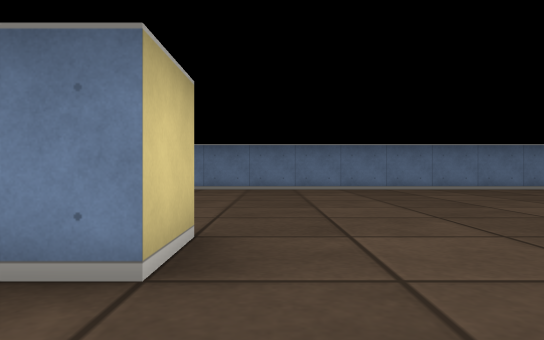
View 1 (above)

23 first-person views from a walk through a cub3D level. The camera is about half as high as the walls, looks level and sees 70° across. The floor is counted in squares. Each view is taken from the middle of a square. On the plan, view 1 faces up. The plan holds only what a view shows up to about 9 squares ahead; the rest is blank.

View 2
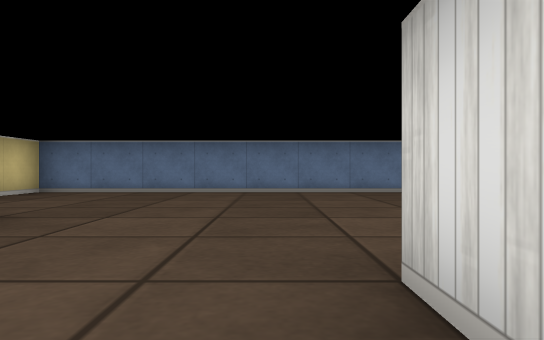

View 3
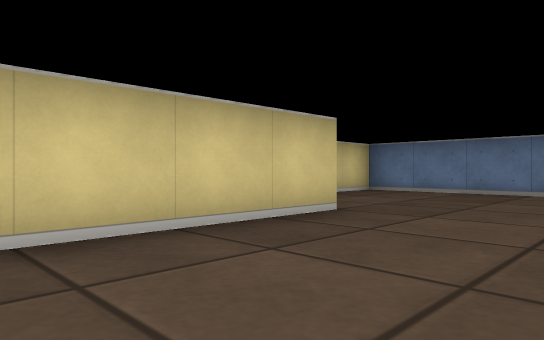

View 4
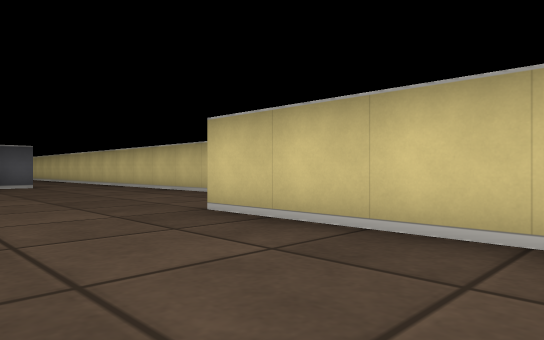

View 5
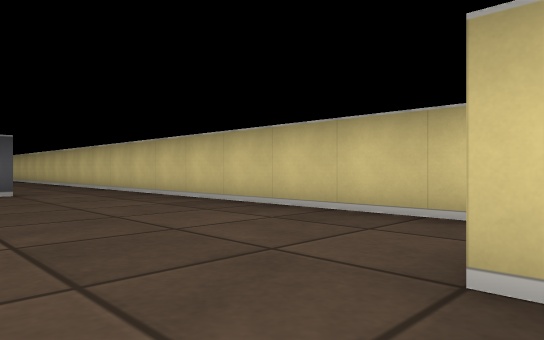

View 6
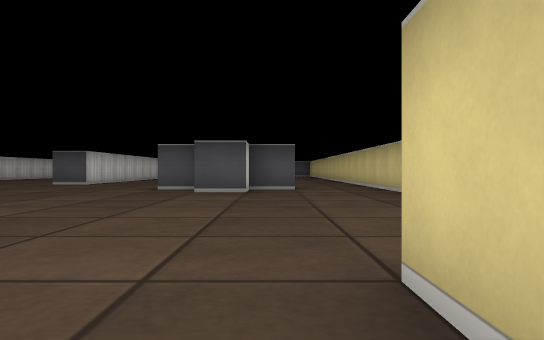

View 7
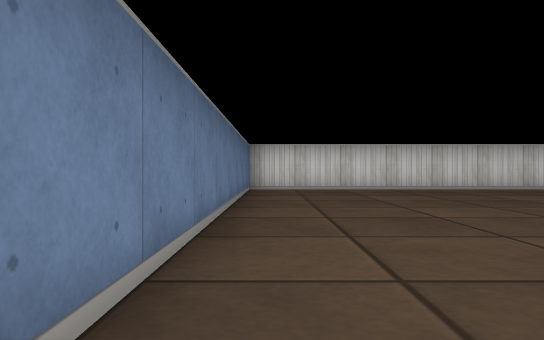

View 8
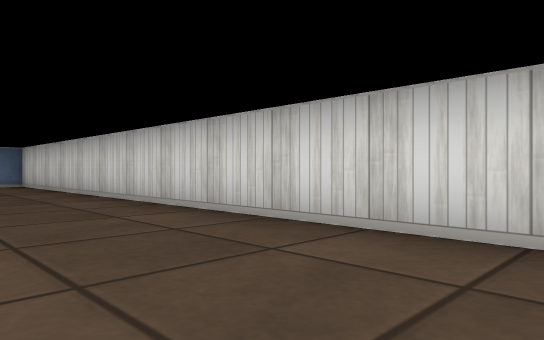

View 9
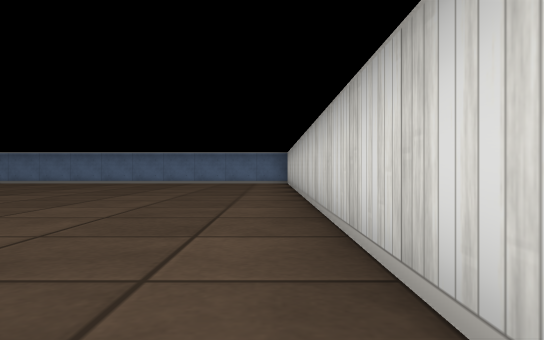

View 10
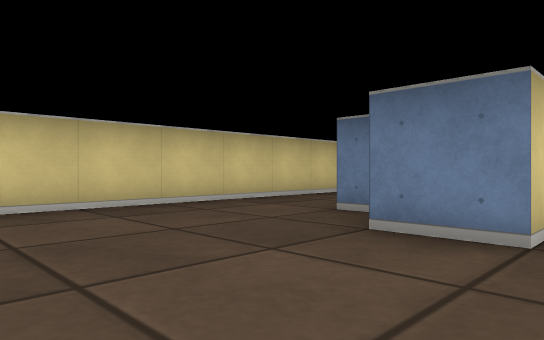

View 11
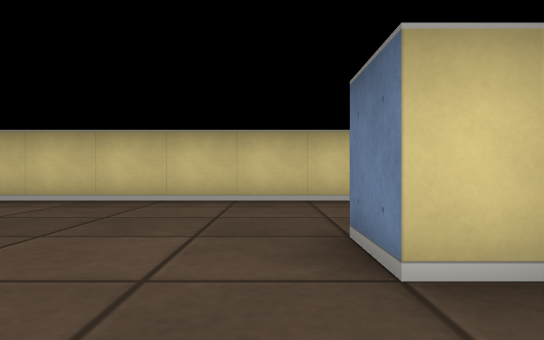

View 12
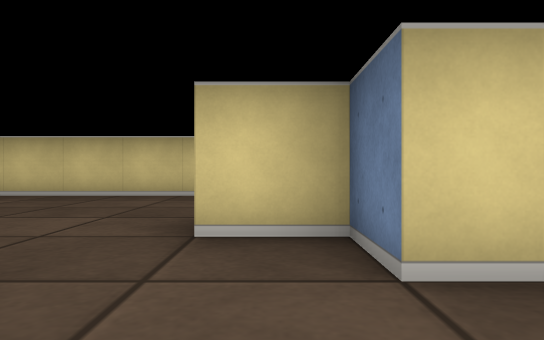

View 13
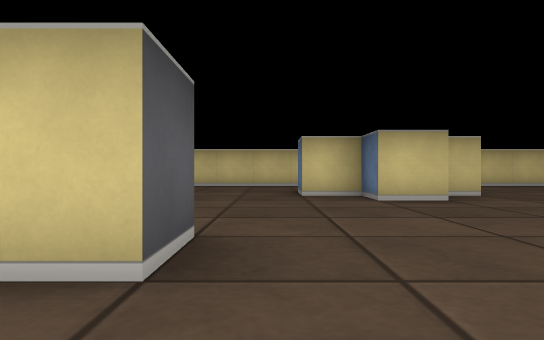

View 14
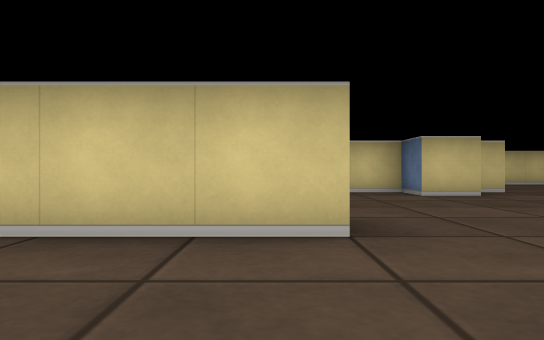

View 15
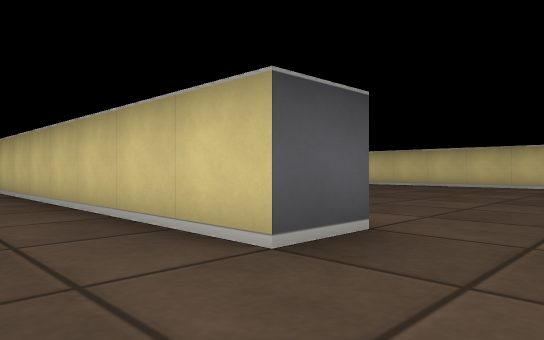

View 16
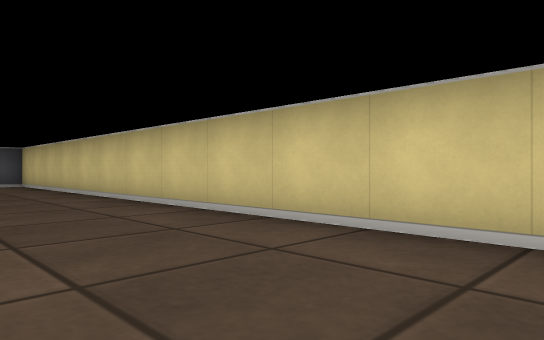

View 17
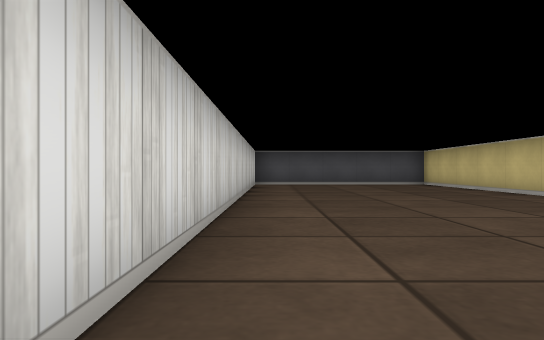

View 18
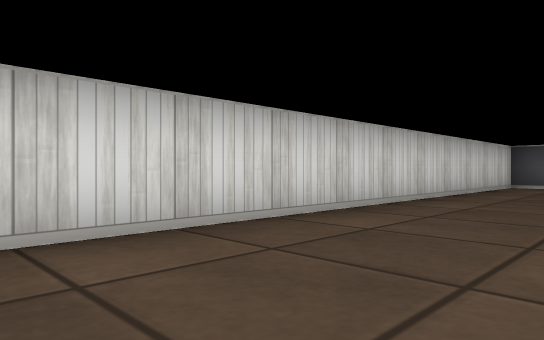

View 19
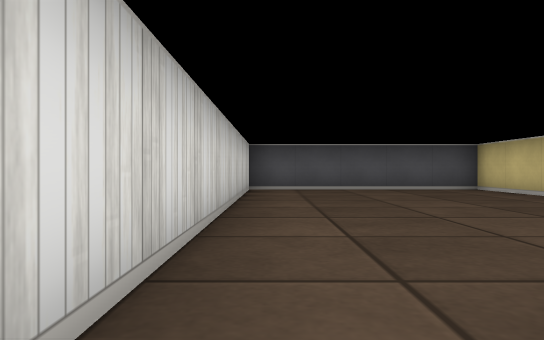

View 20
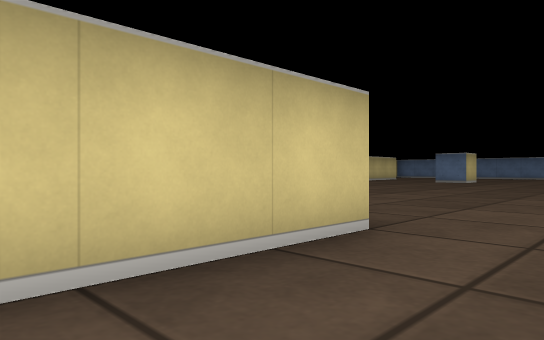

View 21
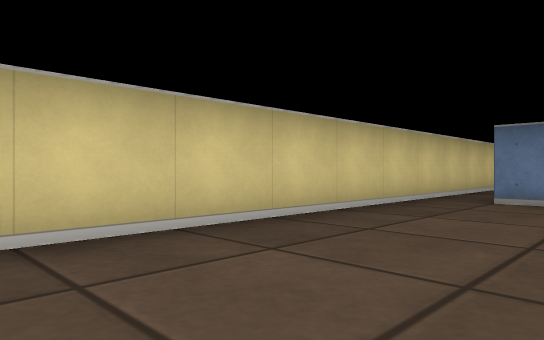

View 22
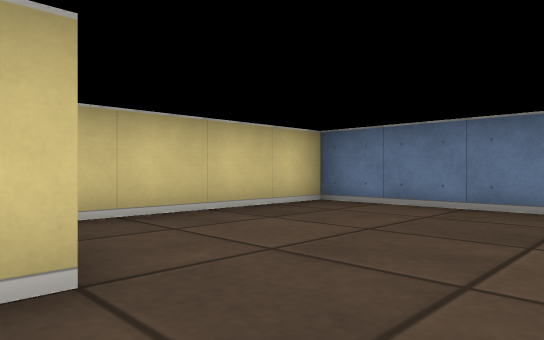

View 23
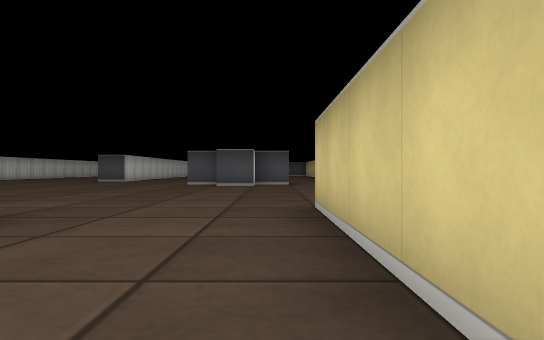

### Floor plan
Points are (right, up) in squares from view 1. A wall is a line through its corners. A room is listed if a view was taken in it or the views show most of it. See-through windows are left out.
Room 1 (views 1, 2, 3, 4, 5, 6, 7, 8, 9, 10, 11, 12, 13, 14, 15, 16, 17, 18, 19, 20, 21, 22, 23)
walls: (1.5, -9.5) (2.5, -9.5) (2.5, -23.5) (7.5, -23.5); (-2.4, -6.5) (-1.5, -6.5) (-1.5, -7.5) (-2.5, -7.5) (-2.5, -8.5) (-3.5, -8.5); (-4, -7.5) (-4.5, -7.5); (-4.5, -6.5) (-3.5, -6.5) (-3.5, -5.5) (-2.5, -5.5) (-2.5, -6.1); (7.5, -3.4) (7.5, 8.5) (-6.5, 8.5) (-6.5, -12.9); (-1.5, 1.6) (-1.5, 2.5); (-4.9, 0.5) (-5.5, 0.5); (-0.5, 2.5) (-0.5, 1.5) (-1.1, 1.5); (-4.5, 4.5) (-4.5, 0.5); (7.5, -23.2) (7.5, -12.6)

Where each view was taken, in squares from view 1:
view 1: 0 up, 0 right, facing up
view 2: 1 up, 2 left, facing up
view 3: 1 up, 2 left, facing up-left
view 4: 4 up, 2 left, facing down-left
view 5: 1 up, 3 left, facing down-left
view 6: 2 up, 4 left, facing down
view 7: 8 up, 1 left, facing right
view 8: 3 down, 5 right, facing up-right
view 9: 4 down, 7 right, facing up
view 10: 11 down, 2 left, facing up-left
view 11: 9 down, 1 left, facing left
view 12: 8 down, 0 right, facing left
view 13: 9 down, 4 right, facing left
view 14: 10 down, 5 right, facing left
view 15: 8 down, 4 right, facing down-left
view 16: 12 down, 5 right, facing down-left
view 17: 12 down, 7 right, facing down
view 18: 13 down, 5 right, facing down-right
view 19: 15 down, 7 right, facing down
view 20: 12 down, 4 right, facing up-left
view 21: 5 down, 4 left, facing up-left
view 22: 4 up, 3 left, facing up-left
view 23: 5 up, 4 left, facing down
